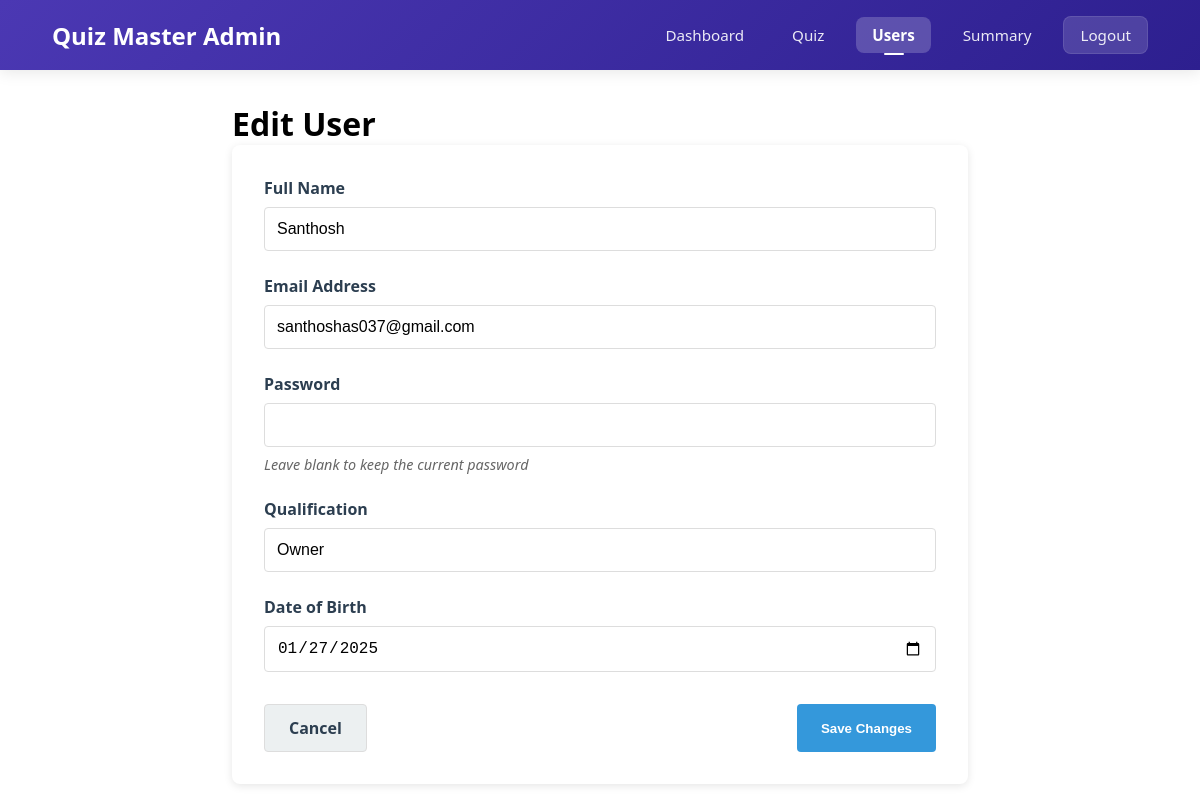
The page /admin/user/2/edit (signed in) on the database as committed earlier.
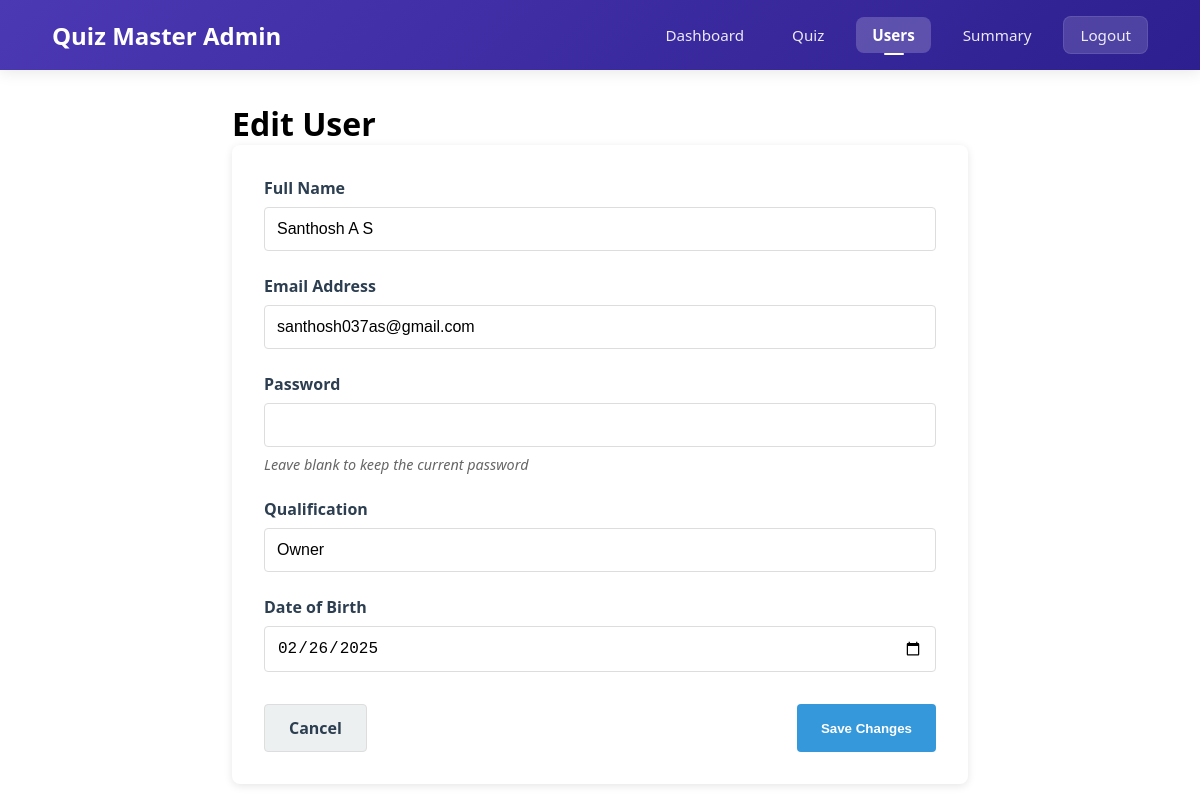
The same page on the database as committed later.
### app.py (models this page shows, shortened)
class User(db.Model):
    __table_args__ = {'extend_existing': True}
    id = db.Column(db.Integer, primary_key=True)
    email = db.Column(db.String(120), unique=True, nullable=False)
    password = db.Column(db.String(200), nullable=False)
    full_name = db.Column(db.String(100), nullable=False)
    qualification = db.Column(db.String(100), nullable=False)
    dob = db.Column(db.Date, nullable=False)
    is_admin = db.Column(db.Boolean, default=False)
    quiz_attempts = db.relationship('QuizAttempt', back_populates='user', lazy=True)

### app.py (the view, shortened to what this page needs)
@app.route('/admin/user/<int:user_id>/edit', methods=['GET', 'POST'])
@admin_required
def edit_user(user_id):
    user = User.query.get_or_404(user_id)
    if user.is_admin and user.id != session['user_id']:
        flash('Cannot edit admin user.', 'error')
        return redirect(url_for('users'))
    return render_template('admin/edit_user.html', user=user, active_page='users')

### app.py (called while the page is built)
def get_current_user():
    if 'user_id' in session:
        return User.query.get(session['user_id'])
    return None

@app.context_processor
def utility_processor():
    return dict(current_user=get_current_user())

def admin_required(f):
    @wraps(f)
    def decorated_function(*args, **kwargs):
        if 'user_id' not in session:
            flash('Please login first.', 'error')
            return redirect(url_for('login'))
        user = User.query.get(session['user_id'])
        if not user or not user.is_admin:
            flash('Admin access required.', 'error')
            return redirect(url_for('dashboard'))
        return f(*args, **kwargs)
    return decorated_function

### templates/admin/edit_user.html (shortened to what this page needs)
<!DOCTYPE html>
<html lang="en">
<head>
    <link href="/static/navbar.css" rel="stylesheet">
</head>
<body>
    <nav class="navbar">
        <div class="nav-container">
            <div style="font-size: 150%;color: white;font-weight: bold;">
                Quiz Master Admin
            </div>
            <div class="nav-links">
                <a href="{{ url_for('admin_dashboard') }}" {% if active_page == 'home' %}class="active"{% endif %}>
                    Dashboard
                </a>
                <a href="{{ url_for('admin_quiz') }}" {% if active_page == 'quiz' %}class="active"{% endif %}>
                    Quiz
                </a>
                <a href="{{ url_for('users') }}" {% if active_page == 'users' %}class="active"{% endif %}>
                    Users
                </a>
                <a href="{{ url_for('admin_summary') }}" {% if active_page == 'summary' %}class="active"{% endif %}>
                    Summary
                </a>
                <a href="{{ url_for('logout') }}" class="logout-btn">
                    Logout
                </a>
            </div>
        </div>
    </nav>
    <div class="container">
        <h1>Edit User</h1>
        <div class="card">
            <form action="{{ url_for('edit_user', user_id=user.id) }}" method="POST">
                <div class="form-group">
                    <label for="full_name">Full Name</label>
                    <input type="text" id="full_name" name="full_name" class="form-control" value="{{ user.full_name }}" required>
                </div>
                <div class="form-group">
                    <label for="email">Email Address</label>
                    <input type="email" id="email" name="email" class="form-control" value="{{ user.email }}" required>
                </div>
                <div class="form-group">
                    <label for="password">Password</label>
                    <input type="password" id="password" name="password" class="form-control">
                    <p class="password-note">Leave blank to keep the current password</p>
                </div>
                <div class="form-group">
                    <label for="qualification">Qualification</label>
                    <input type="text" id="qualification" name="qualification" class="form-control" value="{{ user.qualification }}" required>
                </div>
                <div class="form-group">
                    <label for="dob">Date of Birth</label>
                    <input type="date" id="dob" name="dob" class="form-control" value="{{ user.dob.isoformat() }}" required>
                </div>
                <div class="btn-actions">
                    <a href="{{ url_for('users') }}" class="btn btn-secondary">Cancel</a>
                    <button type="submit" class="btn btn-primary">Save Changes</button>
                </div>
            </form>
        </div>
    </div>
</body>
</html>

Rows that differ between the two databases and show on the page:
changed User "Owner": full_name "Santhosh" → "Santhosh A S"; email "santhoshas037@gmail.com" → "santhosh037as@gmail.com"; dob "01/27/2025" → "02/26/2025"
